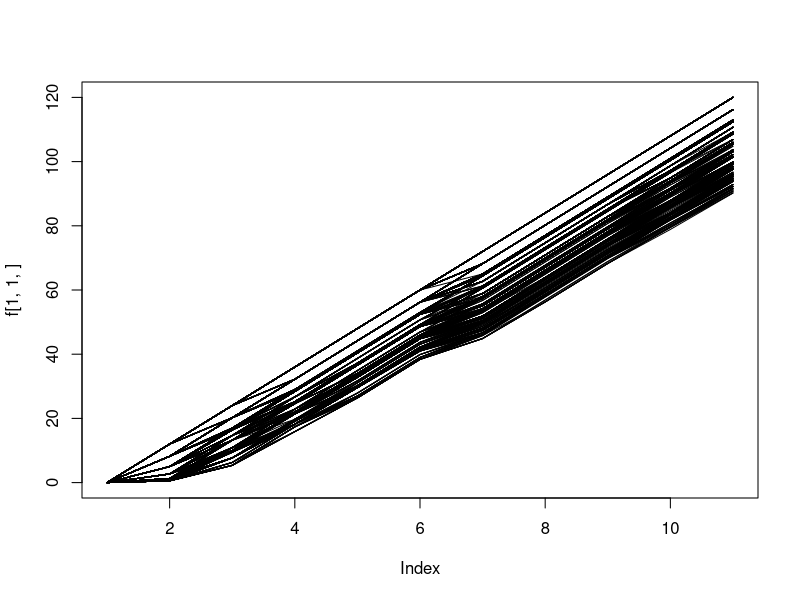

Generate this figure with R:
# this script implements the fly away kit problem on page 42 in Applied dynami programming book

g <- function(x_k, lambda_k, c_k) {
  sum <- 0
  # we need to cut the Poisson somewhere
  poissonCut <- 40
  
  for (z in ((x_k + 1):poissonCut)) {
    sum <- sum + ((z - x_k) * dpois(z, lambda_k))
  }
  
  # c_k is common for all the item types
  return(c_k * sum)
}

# weight
w <- c(3, 5, 2, 5, 6, 2, 4, 7, 5, 3)
# size
size <- c(5, 4, 7, 4, 6, 2, 5, 7, 3, 4)

# we have N types of items
N <- length(w)

# get the maximum Z corresponding to the weight
zMax <- 30
# get the maximum S corresponding to the size
sMax <- 30

# we need the value function f
f <-
  array(0, dim = c(zMax + 1, sMax + 1, N + 1)) # + 1 corresponds to the 0 as the initial index for i

# this holder corresponds to optimal variable x_N.
# Although we have two types of constraintes here, we have a problem of allocating one type of resource
# 3rd dimension corresponds to the optimized x_k's
# across the stages of optimization (one stage corresponding to one x_k)
# in each stage of optimization we need to run the procedure for each value in the domain of the function
# that means that the optimal sequence of x_k maximizing f(w,s) can be different across the stages i
# thus if we look up some value in the table, we need to in fact look it up for a specific stage i

x <-
  array(0, dim = c(zMax + 1, sMax + 1, N + 1, N + 1)) # + 1 corresponds to starting from 0

# The main iteration retains the same as in case of the one-dimensional allocation process
# again we go type by type of product, which are characterized by specific value, size and weight

for (i in 1:N) {
  print(i)
  
  #start to iterate over z
  z <- 0
  
  while (z <= zMax) {
    # compute the alphs for weight
    alphaWeight <- floor(z / w[i])
    
    # start to iterate over s
    s <- 0
    
    while (s <= sMax) {
      # compute the alphs for size
      alphaSize <- floor(s / size[i])
      # now the function value container spans over both potential weights as well as sizes
      
      # we need to take the tested number of itmes based on the more restrictive constraint
      alpha <- min(alphaWeight, alphaSize)
      
      # prepare a holder for the evaluations in the current round (specified by z and s)
      auxiliary <- matrix(0, alpha + 1)
      
      xPotential <- matrix(0, alpha + 1, i + 1)
      
      for (xi in 0:alpha) {
        # we compute for each potential xi and then we would select the optimal one belowe
        auxiliary[xi + 1, 1] <-
          g(xi, 3, 4) + f[z - (w[i] * xi) + 1, s - (size[i] * xi) + 1, i]
        
        # the last dimension stores the current state, the ith optimal value in the 3nd dimension can change from the i-th to (i+1)-th iteration in the 4rth dimension
        xPotential[xi + 1, i + 1] <- xi
        
        xPotential[xi + 1, 1:i] <-
          x[z - (w[i] * xi) + 1, s - (size[i] * xi) + 1, 1:i, i]
        
      }
      
      x[z + 1 , s + 1, 1:(i + 1), i + 1] <-
        xPotential[min(which(auxiliary == min(auxiliary, na.rm = TRUE))), 1:(i + 1)]
      
      f[z + 1 , s + 1, i + 1] <- min(auxiliary, na.rm = TRUE)
      print(z)
      print(s)
      s <- s + 1
    }
    z <- z + 1
  }
}

# plot the f function
plot(f[1,1,], type = 'l', ylim = c(min(f),max(f)))

for (z in 1:zMax){
  for (s in 1:sMax){
    lines(f[z,s,])
  }
}

# PRINT THE OPTIMAL PROGRAM
# the first column of x is artificially corresponding to f_0, which is just 0 for every available cargo size constraint z
print(x[zMax+1,sMax+1,2:(N+1), N+1])